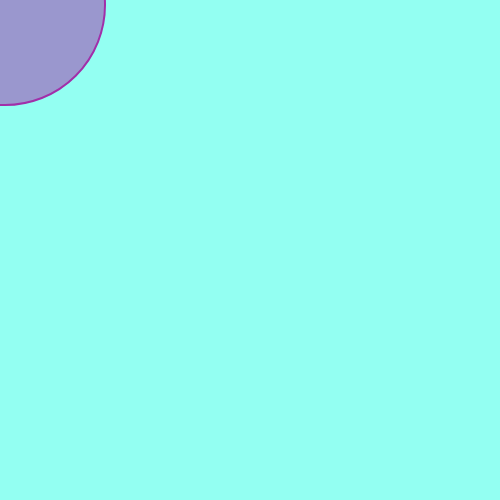
Frame 1 (no input)
Frame 60 (no input): identical to frame 1, image omitted
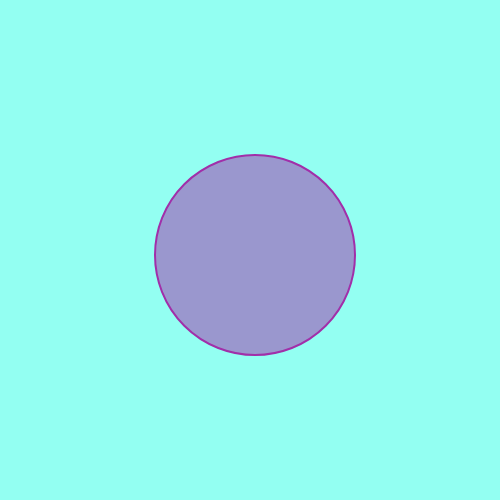
Frame 120 (the mouse pressed at the canvas centre since frame 60)

The p5.js sketch that drew these frames (run headless with seeded random() and noise() and a simulated clock; from frame 60 on, the mouse is pressed at the canvas centre):

// p5.js sketch
// ── sketch.js
// for orange, white, and blue color values
let O, w, b;

function setup() {
  createCanvas(500,500);
  // Pick colors randomly
  r = random(225);
  g = random(225);
  b = random(225);
}

function draw() {
  background(147,255,242);
  // Draw a circle
  strokeWeight(2);
  stroke(r, g, b);
  fill(r, g, b, 127);
  ellipse(mouseX+5,mouseY+5, 200, 200);
}

// When the user clicks the mouse
function mousePressed() {
  // Check if mouse is inside the circle
  let d = dist(mouseX, mouseY, 360, 200);
  if (d < 100) {
    // Pick new random color values
    r = random(225);
    g = random(225);
    b = random(225);
  }
}
